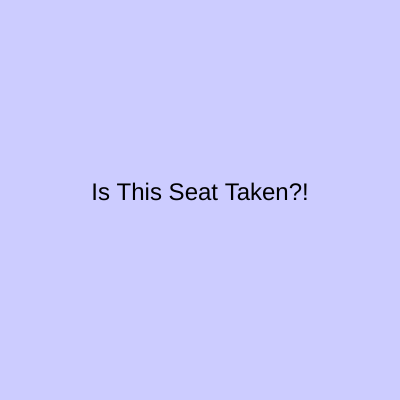
Frame 1 (no input)
Frame 60 (no input): identical to frame 1, image omitted
Frame 120 (the mouse pressed at the canvas centre since frame 60): identical to frame 1, image omitted

The p5.js sketch that drew this single still picture (run headless with seeded random() and noise() and a simulated clock; from frame 60 on, the mouse is pressed at the canvas centre):

// p5.js sketch
// ── sketch.js
function setup() {
  createCanvas(400, 400);
  textSize(24); // size of the text
  textAlign(CENTER); // center the text
}

function draw() {
  background(204, 204, 255);

  fill(0); // text color (black)
  text("Is This Seat Taken?!", width / 2, height / 2);
}
